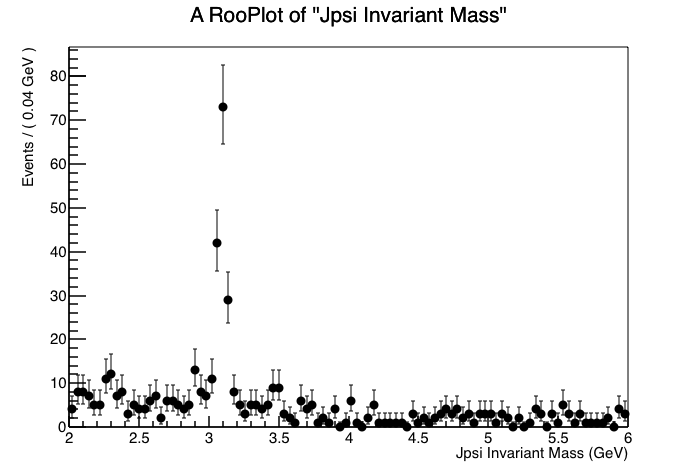

Here is the Python script that generated this plot:
#Import the ROOT libraries
import ROOT

#Import Data of DataSet_lowstat.root
fInput = ROOT.TFile("DataSet_lowstat.root")
dataset = fInput.Get("data")

#--------------------------------------------------------------------------------------
#-------------------------------------Signal-------------------------------------------
#--------------------------------------------------------------------------------------
#JPsi
massJpsi = ROOT.RooRealVar("mass","Jpsi Invariant Mass",2.,6.,"GeV")

# Crystal Ball Fit Parameters
meanJpsi = ROOT.RooRealVar("meanJpsi","The mean of the Jpsi Crystal Ball",3.1,2.8,3.9)
sigmaJpsi = ROOT.RooRealVar("sigmaJpsi","The width of the Jpsi Crystal Ball",0.3,0.0001,1.)
alphaJpsi = ROOT.RooRealVar("alphaJpsi","The alpha of the Jpsi Crystal Ball",1.5,-5.,5.)
nJpsi = ROOT.RooRealVar("nJpsi","The alpha of the Jpsi Crystal Ball",1.5,0.5,5.)


CBJpsi = ROOT.RooCBShape("CBJpsi","The Jpsi with Crystall Ball",massJpsi,meanJpsi,sigmaJpsi,alphaJpsi,nJpsi)

#Define the yields
NJpsi = ROOT.RooRealVar("NJpsi","The Jpsi signal events",1500.,0.1,10000.)



#--------------------------------------------------------------------------------------
#--------------------------------------Bkg---------------------------------------------
#--------------------------------------------------------------------------------------

# Polynomail Fit Parameters

x = ROOT.RooRealVar("x","The a1 of background",-0.7,-2.,2.)
a0 = ROOT.RooRealVar("a0","The a0 of background",0.3,-2.,2.)
a1 = ROOT.RooRealVar("a1","The a1 of background",-0.03,-2.,2.)


bkgPDF = ROOT.RooChebychev("bkgPDF","The background PDF",massJpsi,ROOT.RooArgList(x,a0,a1))

meanpsi2S = ROOT.RooRealVar("meanpsi2S","The mean of the psi(2S) Crystal Ball",3.7,3.65,3.75)

CBpsi2S = ROOT.RooCBShape("CBpsi2S","The psi(2S) Crystal Ball",massJpsi,meanpsi2S,sigmaJpsi,alphaJpsi,nJpsi)

#Define the yields
Nbkg = ROOT.RooRealVar("Nbkg","The bkg events",5000.,0.1,50000.)

# Define number of events produced to 2S using section*efficiency*luminosity (in pb)

#Lowstat sample has 0.64 pb-1

eff_psi = ROOT.RooRealVar("eff_psi","The psi efficiency",0.75,0.00001,1.)
lumi_psi  = ROOT.RooRealVar("lumi_psi","The CMS luminosity",0.64,0.00001,50.,"pb-1")
cross_psi = ROOT.RooRealVar("cross_psi","The psi xsec",3.,0.,40.,"pb")

Npsi = ROOT.RooFormulaVar("Npsi","@0*@1*@2",ROOT.RooArgList(eff_psi,lumi_psi,cross_psi))

eff_psi.setConstant(1)
lumi_psi.setConstant(1)

#--------------------------------------------------------------------------------------

#Total PDF
totalPDF = ROOT.RooAddPdf("totalPDF","The total PDF",ROOT.RooArgList(CBJpsi,CBpsi2S,bkgPDF),ROOT.RooArgList(NJpsi,Npsi,Nbkg))

#Do the actual fit
totalPDF.fitTo(dataset, ROOT.RooFit.Extended(1))



#--------------------------------------------------------------------------------------
#Canvas 1

#Now plot the data
xframe = massJpsi.frame()
dataset.plotOn(xframe)

#Draw the results
c1 = ROOT.TCanvas()
xframe.Draw()
c1.SaveAs("exercicio2.png")

#Save
w = ROOT.RooWorkspace("w")

#Writing Workspace
fOutput = ROOT.TFile("Workspace_Jpsifit.root","RECREATE")
w.Write()
fOutput.Write()
fOutput.Close()

#--------------------------------------------------------------------------------------
# Canvas 2

#Now plot the data
xframe = massJpsi.frame()
dataset.plotOn(xframe)
totalPDF.plotOn(xframe)

# Background component
totalPDF.plotOn(xframe, ROOT.RooFit.Components("bkgPDF"), ROOT.RooFit.LineStyle(ROOT.kDashed), ROOT.RooFit.LineColor(ROOT.kRed))

#Draw the results
c2 = ROOT.TCanvas()
xframe.Draw()
c2.SaveAs("exercicio2_2.png")

#Now save the data and the PDF into a Workspace, for later use for statistical analysis
w2 = ROOT.RooWorkspace("w")
#getattr(w2,'import')(dataset)
getattr(w2,'import')(totalPDF)

#Writing Workspace
fOutput = ROOT.TFile("Workspace_Jpsifit.root","RECREATE")
w2.Write()
fOutput.Write()
fOutput.Close()
